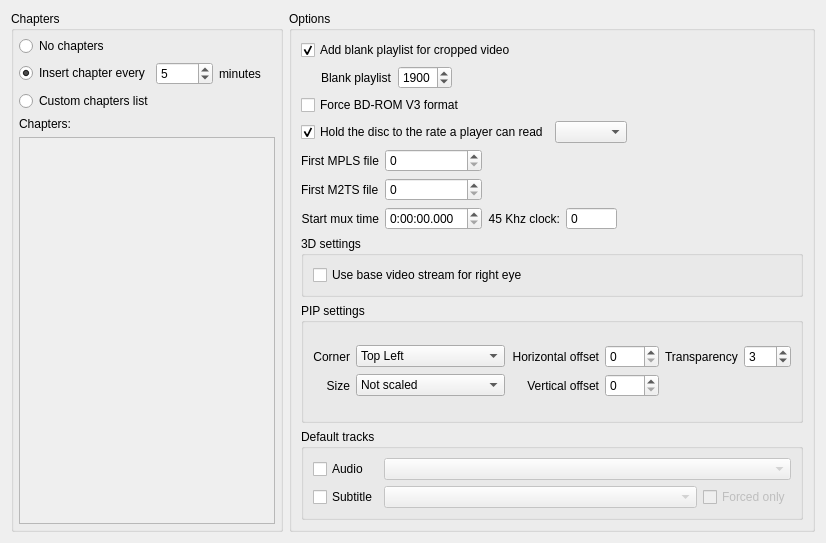
      <widget class="QWidget" name="tab_2">
       <attribute name="title">
        <string>Blu-ray</string>
       </attribute>
       <layout class="QHBoxLayout" name="horizontalLayout_5">
        <item>
         <widget class="QGroupBox" name="groupBox_3">
          <property name="title">
           <string>Chapters</string>
          </property>
          <layout class="QVBoxLayout" name="verticalLayout_11">
           <property name="margin">
            <number>5</number>
           </property>
           <item>
            <widget class="QRadioButton" name="radioButtonNoChapters">
             <property name="text">
              <string>No chapters</string>
             </property>
            </widget>
           </item>
           <item>
            <layout class="QHBoxLayout" name="horizontalLayout_6">
             <item>
              <widget class="QRadioButton" name="radioButtonAutoChapter">
               <property name="text">
                <string>Insert chapter every</string>
               </property>
               <property name="checked">
                <bool>true</bool>
               </property>
              </widget>
             </item>
             <item>
              <widget class="QSpinBox" name="spinEditChapterLen">
               <property name="minimum">
                <number>1</number>
               </property>
               <property name="maximum">
                <number>9999</number>
               </property>
               <property name="value">
                <number>5</number>
               </property>
              </widget>
             </item>
             <item>
              <widget class="QLabel" name="label_4">
               <property name="text">
                <string>minutes</string>
               </property>
              </widget>
             </item>
            </layout>
           </item>
           <item>
            <widget class="QRadioButton" name="radioButtonCustomChapters">
             <property name="text">
              <string>Custom chapters list</string>
             </property>
            </widget>
           </item>
           <item>
            <widget class="QLabel" name="label_9">
             <property name="text">
              <string>Chapters:</string>
             </property>
            </widget>
           </item>
           <item>
            <widget class="QPlainTextEdit" name="memoChapters">
             <property name="enabled">
              <bool>false</bool>
             </property>
             <property name="tabChangesFocus">
              <bool>true</bool>
             </property>
             <property name="tabStopDistance">
              <number>20</number>
             </property>
            </widget>
           </item>
          </layout>
         </widget>
        </item>
        <item>
         <widget class="QGroupBox" name="BDOptionsGroupBox">
          <property name="title">
           <string>Options</string>
          </property>
          <layout class="QVBoxLayout" name="verticalLayout_19">
           <item>
            <widget class="QCheckBox" name="checkBoxBlankPL">
             <property name="text">
              <string>Add blank playlist for cropped video</string>
             </property>
             <property name="checked">
              <bool>true</bool>
             </property>
            </widget>
           </item>
           <item>
            <layout class="QHBoxLayout" name="horizontalLayout_32">
             <item>
              <spacer name="horizontalSpacer_22">
               <property name="orientation">
                <enum>Qt::Horizontal</enum>
               </property>
               <property name="sizeType">
                <enum>QSizePolicy::Fixed</enum>
               </property>
               <property name="sizeHint" stdset="0">
                <size>
                 <width>20</width>
                 <height>20</height>
                </size>
               </property>
              </spacer>
             </item>
             <item>
              <widget class="QLabel" name="BlackplaylistLabel">
               <property name="text">
                <string>Blank playlist</string>
               </property>
              </widget>
             </item>
             <item>
              <widget class="QSpinBox" name="BlackplaylistCombo">
               <property name="minimumSize">
                <size>
                 <width>18</width>
                 <height>0</height>
                </size>
               </property>
               <property name="maximum">
                <number>1999</number>
               </property>
               <property name="value">
                <number>1900</number>
               </property>
              </widget>
             </item>
             <item>
              <spacer name="horizontalSpacer_23">
               <property name="orientation">
                <enum>Qt::Horizontal</enum>
               </property>
               <property name="sizeHint" stdset="0">
                <size>
                 <width>40</width>
                 <height>20</height>
                </size>
               </property>
              </spacer>
             </item>
            </layout>
           </item>
           <item>
             <widget class="QCheckBox" name="checkBoxV3">
               <property name="text">
                 <string>Force BD-ROM V3 format</string>
               </property>
               <property name="checked">
                 <bool>false</bool>
               </property>
             </widget>
           </item>
           <item>
            <layout class="QHBoxLayout" name="horizontalLayoutRateLimit">
             <item>
             <widget class="QCheckBox" name="checkBoxRateLimit">
               <property name="text">
                 <string>Hold the disc to the rate a player can read</string>
               </property>
               <property name="toolTip">
                 <string>A Blu-ray drive only has to supply 48 Mbit/s, and a UHD drive 109. Muxing can ask for more than that in bursts, even from a source that was itself a disc, and such an image plays from a hard disk but may stutter or refuse to start on a standalone player. This paces the disc to the limit, which is what a Blu-ray is authored to. Turn it off only if you know you want the image faster than a player can read.</string>
               </property>
               <property name="checked">
                 <bool>true</bool>
               </property>
             </widget>
             </item>
             <item>
              <widget class="QComboBox" name="comboRateLimit">
               <property name="sizeAdjustPolicy">
                <enum>QComboBox::AdjustToContents</enum>
               </property>
              </widget>
             </item>
             <item>
              <spacer name="horizontalSpacerRateLimit">
               <property name="orientation">
                <enum>Qt::Horizontal</enum>
               </property>
               <property name="sizeHint" stdset="0">
                <size><width>40</width><height>20</height></size>
               </property>
              </spacer>
             </item>
            </layout>
           </item>
           <item>
            <layout class="QGridLayout" name="gridLayout_10">
             <item row="0" column="0">
              <widget class="QLabel" name="label">
               <property name="text">
                <string>First MPLS file</string>
               </property>
               <property name="alignment">
                <set>Qt::AlignLeading|Qt::AlignLeft|Qt::AlignVCenter</set>
               </property>
              </widget>
             </item>
             <item row="0" column="1">
              <widget class="QSpinBox" name="spinBoxMplsNum">
               <property name="sizePolicy">
                <sizepolicy hsizetype="Minimum" vsizetype="Fixed">
                 <horstretch>0</horstretch>
                 <verstretch>0</verstretch>
                </sizepolicy>
               </property>
               <property name="maximum">
                <number>1999</number>
               </property>
              </widget>
             </item>
             <item row="1" column="0">
              <widget class="QLabel" name="label_10">
               <property name="text">
                <string>First M2TS file</string>
               </property>
               <property name="alignment">
                <set>Qt::AlignLeading|Qt::AlignLeft|Qt::AlignVCenter</set>
               </property>
              </widget>
             </item>
             <item row="1" column="1">
              <widget class="QSpinBox" name="spinBoxM2tsNum">
               <property name="sizePolicy">
                <sizepolicy hsizetype="Minimum" vsizetype="Fixed">
                 <horstretch>0</horstretch>
                 <verstretch>0</verstretch>
                </sizepolicy>
               </property>
               <property name="maximum">
                <number>99999</number>
               </property>
              </widget>
             </item>
             <item row="2" column="1">
              <widget class="QTimeEdit" name="muxTimeEdit">
               <property name="displayFormat">
                <string notr="true">H:mm:ss.zzz</string>
               </property>
              </widget>
             </item>
             <item row="2" column="0">
              <widget class="QLabel" name="label_20">
               <property name="text">
                <string>Start mux time</string>
               </property>
               <property name="alignment">
                <set>Qt::AlignRight|Qt::AlignTrailing|Qt::AlignVCenter</set>
               </property>
              </widget>
             </item>
             <item row="2" column="3">
              <widget class="QSpinBox" name="muxTimeClock">
               <property name="buttonSymbols">
                <enum>QAbstractSpinBox::NoButtons</enum>
               </property>
               <property name="suffix">
                <string/>
               </property>
               <property name="prefix">
                <string/>
               </property>
               <property name="maximum">
                <number>2147483647</number>
               </property>
              </widget>
             </item>
             <item row="2" column="2">
              <widget class="QLabel" name="label_23">
               <property name="text">
                <string>45 Khz clock:</string>
               </property>
               <property name="alignment">
                <set>Qt::AlignRight|Qt::AlignTrailing|Qt::AlignVCenter</set>
               </property>
              </widget>
             </item>
             <item row="2" column="4">
              <spacer name="horizontalSpacer_19">
               <property name="orientation">
                <enum>Qt::Horizontal</enum>
               </property>
               <property name="sizeHint" stdset="0">
                <size>
                 <width>40</width>
                 <height>20</height>
                </size>
               </property>
              </spacer>
             </item>
            </layout>
           </item>
           <item>
            <widget class="QGroupBox" name="groupBox_11">
             <property name="title">
              <string>3D settings</string>
             </property>
             <layout class="QVBoxLayout" name="verticalLayout_20">
              <item>
               <widget class="QCheckBox" name="rightEyeCheckBox">
                <property name="text">
                 <string>Use base video stream for right eye</string>
                </property>
               </widget>
              </item>
             </layout>
            </widget>
           </item>
           <item>
            <widget class="QGroupBox" name="groupBoxPip">
             <property name="minimumSize">
              <size>
               <width>0</width>
               <height>120</height>
              </size>
             </property>
             <property name="title">
              <string>PIP settings</string>
             </property>
             <layout class="QVBoxLayout" name="verticalLayout_23">
              <item>
               <layout class="QGridLayout" name="gridLayout_13">
                <item row="0" column="0">
                 <widget class="QLabel" name="label_24">
                  <property name="text">
                   <string>Corner</string>
                  </property>
                  <property name="alignment">
                   <set>Qt::AlignRight|Qt::AlignTrailing|Qt::AlignVCenter</set>
                  </property>
                 </widget>
                </item>
                <item row="1" column="3">
                 <widget class="QSpinBox" name="spinBoxPipOffsetV">
                  <property name="maximum">
                   <number>9999</number>
                  </property>
                 </widget>
                </item>
                <item row="1" column="2">
                 <widget class="QLabel" name="label_27">
                  <property name="text">
                   <string>Vertical offset</string>
                  </property>
                  <property name="alignment">
                   <set>Qt::AlignRight|Qt::AlignTrailing|Qt::AlignVCenter</set>
                  </property>
                 </widget>
                </item>
                <item row="0" column="1">
                 <widget class="QComboBox" name="comboBoxPipCorner">
                  <item>
                   <property name="text">
                    <string>Top Left</string>
                   </property>
                  </item>
                  <item>
                   <property name="text">
                    <string>Top Right</string>
                   </property>
                  </item>
                  <item>
                   <property name="text">
                    <string>Bottom Right</string>
                   </property>
                  </item>
                  <item>
                   <property name="text">
                    <string>Bottom Left</string>
                   </property>
                  </item>
                 </widget>
                </item>
                <item row="1" column="0">
                 <widget class="QLabel" name="label_26">
                  <property name="text">
                   <string>Size</string>
                  </property>
                  <property name="alignment">
                   <set>Qt::AlignRight|Qt::AlignTrailing|Qt::AlignVCenter</set>
                  </property>
                 </widget>
                </item>
                <item row="1" column="1">
                 <widget class="QComboBox" name="comboBoxPipSize">
                  <item>
                   <property name="text">
                    <string>Not scaled</string>
                   </property>
                  </item>
                  <item>
                   <property name="text">
                    <string>Half (x 1/2)</string>
                   </property>
                  </item>
                  <item>
                   <property name="text">
                    <string>Quarter (x 1/4)</string>
                   </property>
                  </item>
                  <item>
                   <property name="text">
                    <string>One and a Half (x 1.5)</string>
                   </property>
                  </item>
                  <item>
                   <property name="text">
                    <string>Full Screen</string>
                   </property>
                  </item>
                 </widget>
                </item>
                <item row="0" column="2">
                 <widget class="QLabel" name="label_25">
                  <property name="text">
                   <string>Horizontal offset</string>
                  </property>
                  <property name="alignment">
                   <set>Qt::AlignRight|Qt::AlignTrailing|Qt::AlignVCenter</set>
                  </property>
                 </widget>
                </item>
                <item row="0" column="3">
                 <widget class="QSpinBox" name="spinBoxPipOffsetH">
                  <property name="maximum">
                   <number>9999</number>
                  </property>
                 </widget>
                </item>
                <item row="0" column="4">
                 <widget class="QLabel" name="label_30">
                  <property name="text">
                   <string>Transparency</string>
                  </property>
                 </widget>
                </item>
                <item row="0" column="5">
                 <widget class="QSpinBox" name="pipTransparencySpinBox">
                  <property name="maximum">
                   <number>255</number>
                  </property>
                  <property name="value">
                   <number>3</number>
                  </property>
                 </widget>
                </item>
               </layout>
              </item>
             </layout>
            </widget>
           </item>
           <item>
            <widget class="QGroupBox" name="defaultTracksGroupBox">
             <property name="title">
              <string>Default tracks</string>
             </property>
             <layout class="QGridLayout" name="gridLayout_15">
              <item row="1" column="0">
               <widget class="QCheckBox" name="defaultSubTrackCheckBox">
                <property name="text">
                 <string>Subtitle</string>
                </property>
               </widget>
              </item>
              <item row="1" column="2" alignment="Qt::AlignRight">
               <widget class="QCheckBox" name="defaultSubTrackForcedOnlyCheckBox">
                <property name="enabled">
                 <bool>false</bool>
                </property>
                <property name="toolTip">
                 <string>When checked, only subtitles marked as &quot;forced&quot; in the subtitle stream will appear.</string>
                </property>
                <property name="text">
                 <string>Forced only</string>
                </property>
               </widget>
              </item>
              <item row="0" column="0">
               <widget class="QCheckBox" name="defaultAudioTrackCheckBox">
                <property name="text">
                 <string>Audio</string>
                </property>
               </widget>
              </item>
              <item row="1" column="1">
               <widget class="QComboBox" name="defaultSubTrackComboBox">
                <property name="enabled">
                 <bool>false</bool>
                </property>
                <property name="sizePolicy">
                 <sizepolicy hsizetype="MinimumExpanding" vsizetype="Fixed">
                  <horstretch>0</horstretch>
                  <verstretch>0</verstretch>
                 </sizepolicy>
                </property>
               </widget>
              </item>
              <item row="0" column="1" colspan="2">
               <widget class="QComboBox" name="defaultAudioTrackComboBox">
                <property name="enabled">
                 <bool>false</bool>
                </property>
                <property name="sizePolicy">
                 <sizepolicy hsizetype="MinimumExpanding" vsizetype="Fixed">
                  <horstretch>0</horstretch>
                  <verstretch>0</verstretch>
                 </sizepolicy>
                </property>
               </widget>
              </item>
             </layout>
            </widget>
           </item>
          </layout>
         </widget>
        </item>
       </layout>
      </widget>
